Frame 1 (no input): blank canvas, image omitted
Frame 60 (no input): blank canvas, image omitted
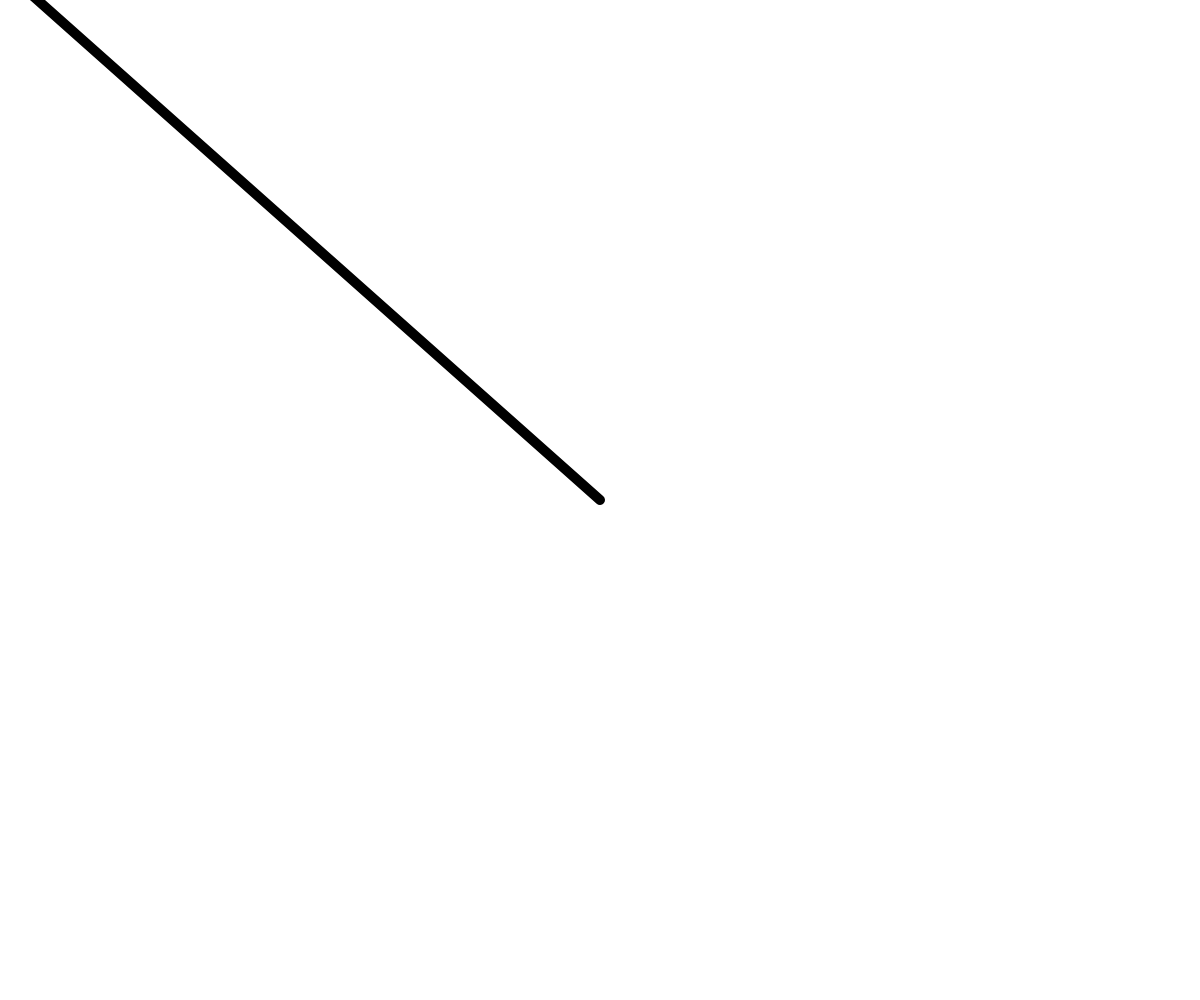
Frame 120 (the mouse pressed at the canvas centre since frame 60)

The p5.js sketch whose frames 1 and 60 were blank and that drew this single picture after the mouse press (run headless with seeded random() and noise() and a simulated clock; from frame 60 on, the mouse is pressed at the canvas centre):

// p5.js sketch
// ── sketch.js
let offx = 0;
let offy = 0;

function setup() {
  createCanvas(windowWidth, windowHeight);
  noFill();
  stroke(0);
  strokeWeight(10);
}

function draw() {
  background(255);


  switch(true){
    case (mouseX <= width/2):
    offx -= map(mouseX, 0, width/2, 5, 0);
    break;

    case (mouseX > width/2):
    offx += map(mouseX, width/2, width, 5, 0);
    break;
  }
  switch(true){
    case (mouseY <= height/2):
    offy -= map(mouseY, 0, height/2, 5, 0);
    break;

    case (mouseY > width/2):
    offy += map(mouseY, height/2, height, 5, 0);
    break;
  }

  // translate(mouseX+offx, mouseY+offy);
  line(mouseX, mouseY, offx, offy);
}
